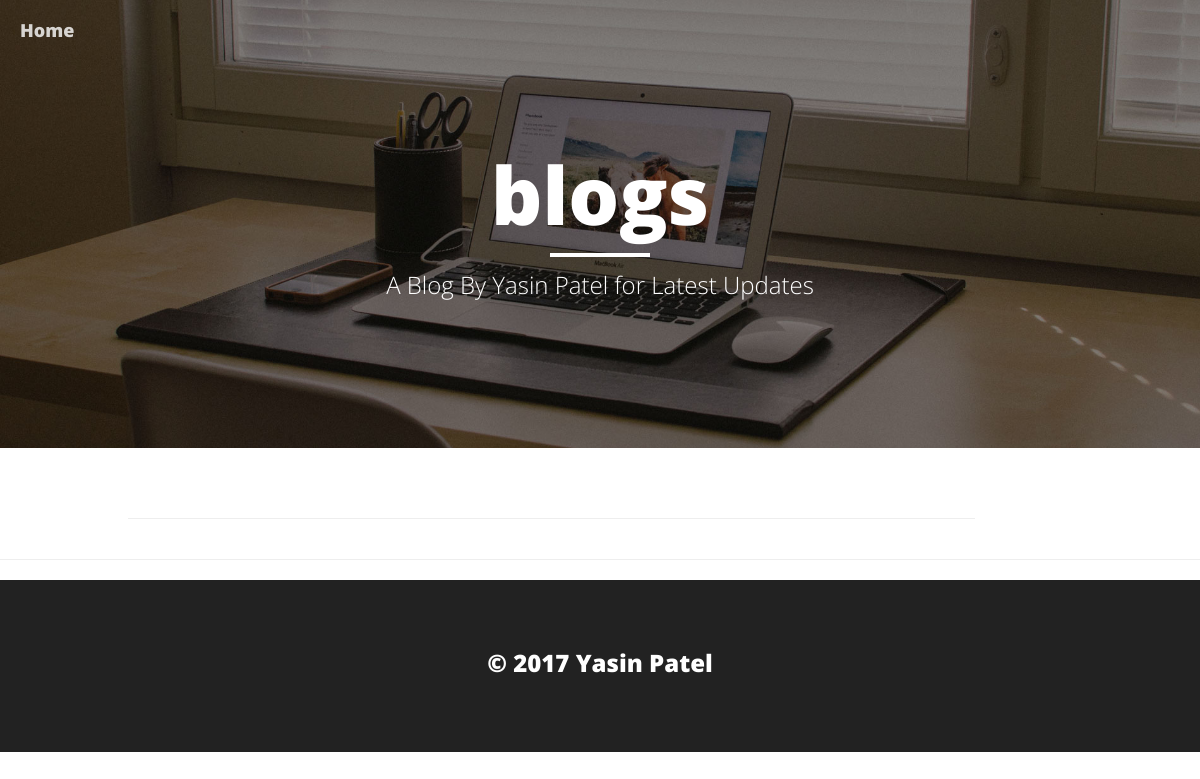
The app's page /, older data.
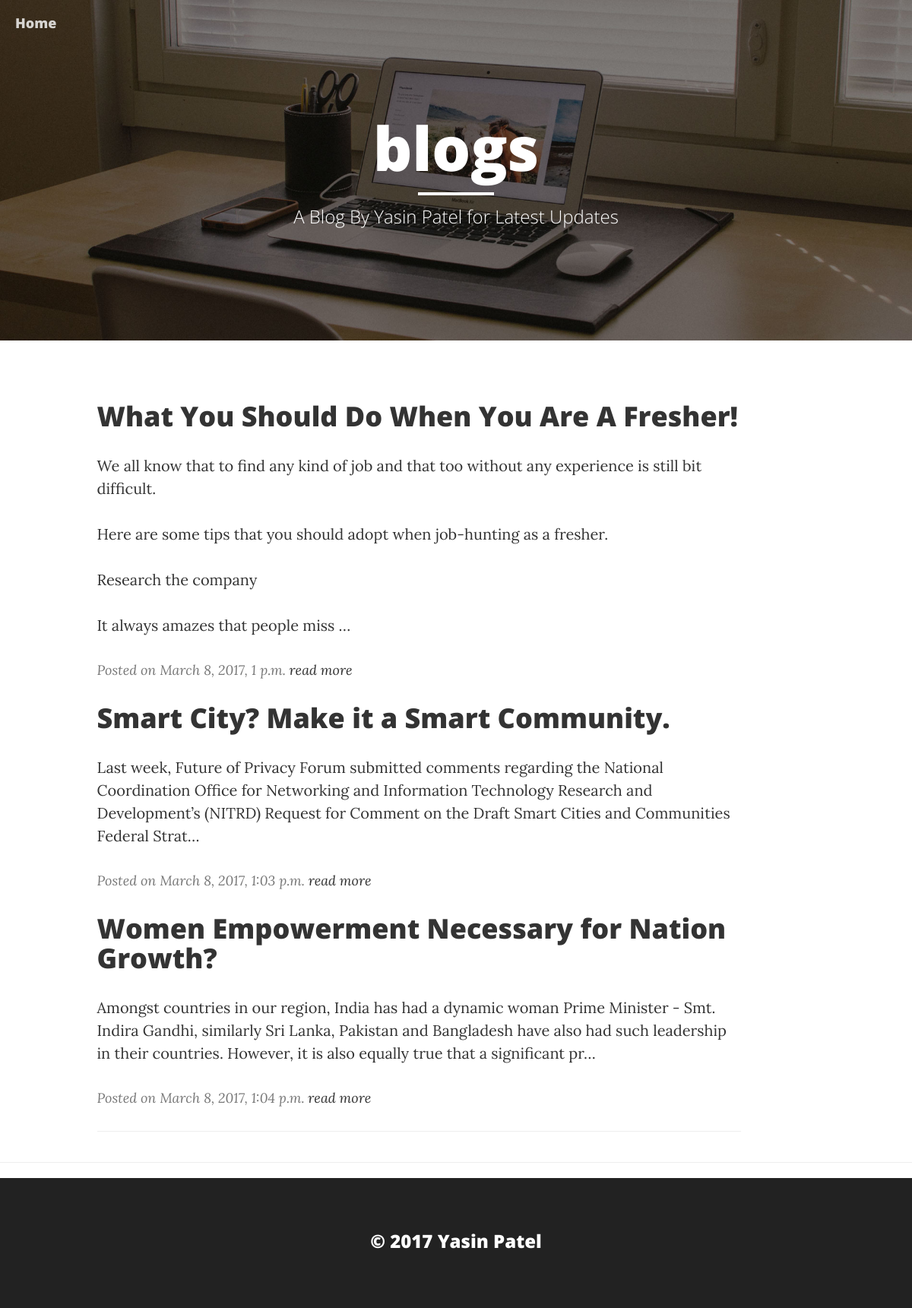
The same page, newer data.
### blog/models.py (models this page shows, shortened)
class Post(BaseModel):
    author =models.ForeignKey('auth.User')
    title=models.CharField(max_length=200)
    text=models.TextField()
    created_date=models.DateTimeField(default=timezone.now)
    published_date=models.DateTimeField(blank=True,null=True)

### blog/views.py (the view)
# urls.py: url(r'^$',views.post_list,name="post_list"),
def post_list(request):
    posts =Post.objects.filter(published_date__lte=timezone.now()).order_by('published_date')
    return render(request,'blog/post_list.html',{"posts":posts})

### templates/blog/post_list.html
{% extends 'blog/layout.html' %}
{% block content %}
<div class="row">
    <div class="col-lg-9 col-md-10 col-md-offset-1">
        {% for post in posts %}
          <div class="post-preview">
              <a href="{% url 'post_details' pk=post.id %}">
                  <h3 class="post-title">
                    {{ post.title }}
                  </h3>
              </a>
                  <p class="post-subtitle">
                      {{ post.text|linebreaksbr|truncatechars:250 }}
                  </p>
              <p class="post-meta">Posted on {{ post.published_date }}
              <a href="{% url 'post_details' pk=post.id %}">read more</a>
            </p>
          </div>
        {% endfor %}
      <hr>
    </div>
</div>
{% endblock %}

Row changes from the older to the newer data that the page shows:
added Post: title "What You Should Do When You Are A Fresher!", text "We all know that to find any kind of job and that too without any experience is still bit difficult. Here are some tips that you should adopt when job-hunting as a fresher. Research the company It always amazes that people miss …", published_date "March 8, 2017, 1 p.m."
added Post: title "Smart City? Make it a Smart Community.", text "Last week, Future of Privacy Forum submitted comments regarding the National Coordination Office for Networking and Information Technology Research and Development’s (NITRD) Request for Comment on the Draft Smart Cities and Communities Federal Strat…", published_date "March 8, 2017, 1:03 p.m."
added Post: title "Women Empowerment Necessary for Nation Growth?", text "Amongst countries in our region, India has had a dynamic woman Prime Minister - Smt. Indira Gandhi, similarly Sri Lanka, Pakistan and Bangladesh have also had such leadership in their countries. However, it is also equally true that a significant pr…", published_date "March 8, 2017, 1:04 p.m."
